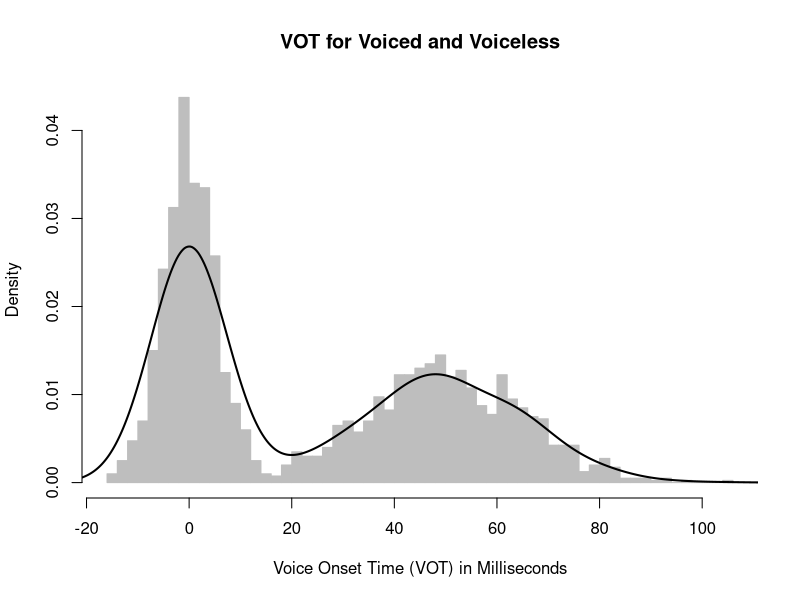
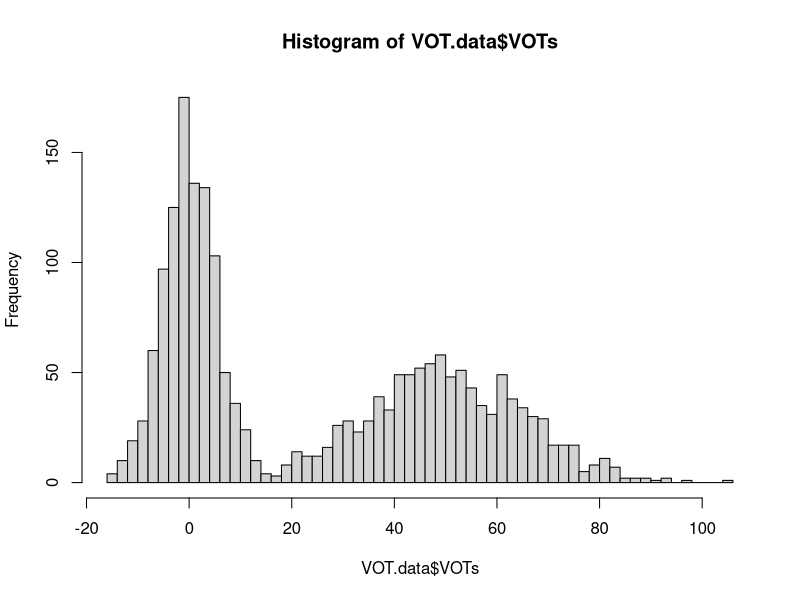
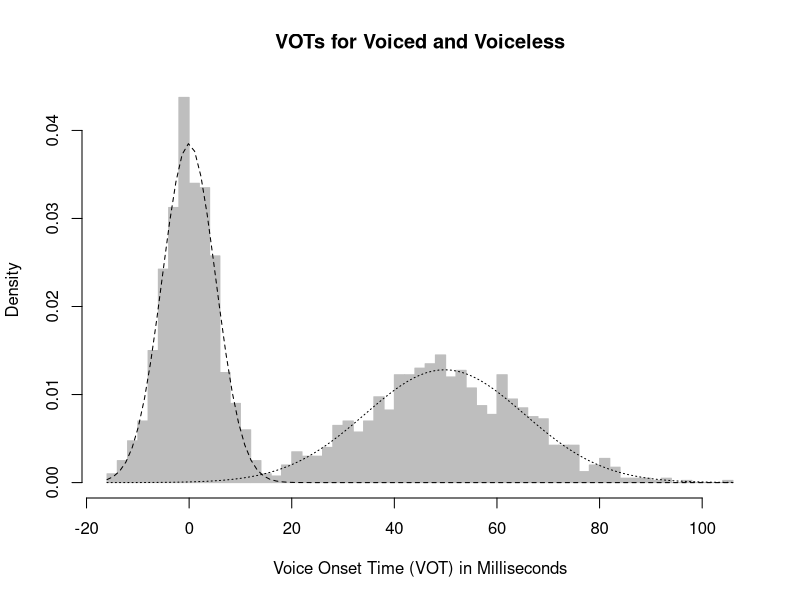
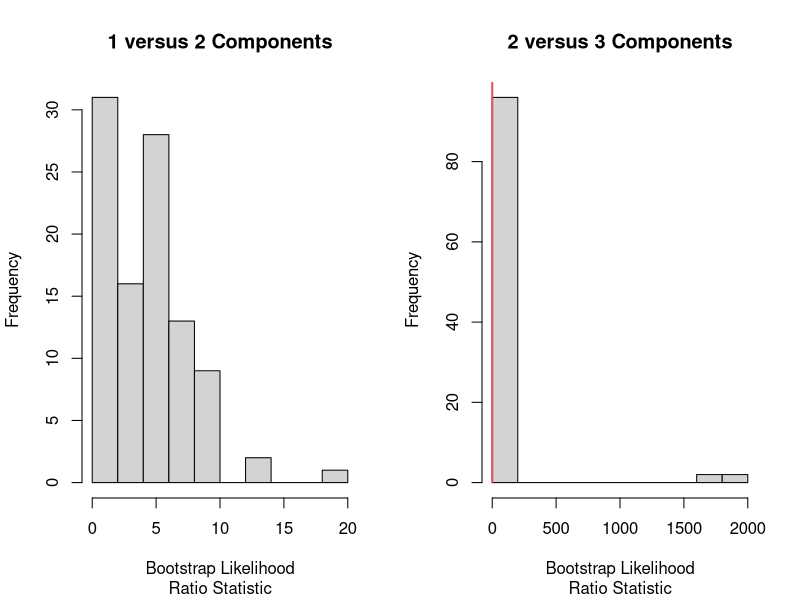

Source code (R) for these figures, in order:
####Mixture of Gaussian  Models: A Tutorial Using simulated VOT data####
#A tutorial using the library Mixtools to model infants' statistical learning of speech sound categories
#The statistical model is a MOG whose parameters are estimated using the EM algorithm
#First, a model is introduced to estimate parameters of VOT distrbutions for voiced/voiceless speech sounds using EM.
#Then, a hypothesis testing approach is introduced to determine the number of components/categories.

####Background Info####
#Model based loosely off of McMurray et al. (2009), Developmental Science, and de Boer & Kuhl (2003), Acoustics Research Letters
#Infants learn speech sound categories based off of distributional features of speech cues.
#Evidence suggests that infant use voice onset time (VOT) to learn voiced and voiceless speech sounds.

####Developmental Caveats####
#McMurray et al. (2009) argue directly against using MOGs with the EM algorithm to model infant statistical learning for two reasons:
#EM algorithm uses a large batch of input, but infants must learn iteratively (i.e., they do not get "batch" data). 
#EM algorithm doesn't learn the number of Gaussians/categories (the number is specified a priori #), only the parameters of the Gaussians are estimated
#In their paper, McMurray et al. (2009) discard the EM alogrithm and use MLE with a competition algorithm.
#Here, I use EM, as that is implemented in the Mixtools library, to learn more about MOGs.

#Mixtools is an R library for MOG
install.packages("mixtools") #Mixtools has built in MOG models with the EM algorithm
library(mixtools)

####Simulate VOT language input####
#Simulated input parameters taken from McMurray et al. (2009), table 1, row 1
#Bimodel distrbution of VOTs reflecting voiced and voiceless speech sounds
#voiced parameters: mean = 0, sd = 5, lambda = 0.5
mu.vd <- 0
sd.vd <- 5
lam.vd <- 0.5

#voiceless: mean = 50, sd = 15, lambda = 0.5
mu.vl <- 50
sd.vl <- 15
lam.vl <- 0.5

#number of samples
n = 1000

#set seed
set.seed(1)

#Sample from normal distribution and create voiced/voiceless factor
VOTs <- c(rnorm(n, mean = mu.vd, sd = sd.vd),rnorm(n, mean = mu.vl, sd = sd.vl))
VOT.type <- factor(rep(c("voiced", "voiceless"), times = c(n,n)))

#Create data frame
VOT.data <- data.frame(VOT.type, VOTs)

head(VOT.data)
dim(VOT.data)

#Plot density by voiced/voiceless
# lattice::histogram(~ VOTs | VOT.type, data = VOT.data, type = "density", breaks = 50)

#Plot density of all VOT data
hist(VOT.data$VOTs, breaks = 75, freq = FALSE, col="grey",border="grey", xlab = "Voice Onset Time (VOT) in Milliseconds", main = "VOT for Voiced and Voiceless")
lines(density(VOT.data$VOTs), lwd = 2)

#### Initialize MOG model with a prioi # of Guassians/cateogires (e.g. K) ####

#We know a priori that the distribution of VOTs is bimodal. Let's try 2 components.
k <- 2 # num of Gaussians/categories

#Run model
# k = number of components/Gaussians
# maxit = max number of iterations for converging the model
# epsilon = run until the log-likelihood changes by less than epsilon. Usually set to 10^-8
mixmdl <- normalmixEM(VOT.data$VOTs, k = k, maxit = 100, epsilon = 0.01)

#Summary of model
summary(mixmdl)

#Fitted parameters. Hey! The fitted parameters match the parameters of the simulated data quite well.
mixmdl$mu
mixmdl$sigma
mixmdl$lambda

#Plot density of VOT data with model fit
#Function that adds the density of a given component of the MOG; scaled by lambda for comparable visualization
plot.normal.components <- function(mixture,component.number,...) {
  curve(mixture$lambda[component.number] *
          dnorm(x,mean=mixture$mu[component.number],
                sd=mixture$sigma[component.number]), add=TRUE, ...)
}

plot(hist(VOT.data$VOTs,breaks=50),col="grey",border="grey",freq=FALSE,
     xlab="Voice Onset Time (VOT) in Milliseconds",main="VOTs for Voiced and Voiceless")
#lines(density(VOT.data$VOTs),lty=2)
#sapply(1:k,plot.normal.components,mixture=mixmdl, lty = 2)
plot.normal.components(mixture=mixmdl, component.number = 1, lty = 2)
plot.normal.components(mixture=mixmdl, component.number = 2, lty = 3)



####Initialize MOG model to have it learn K through bootstrapping and hypothesis testing####
mixmdl.2 <- boot.comp(VOT.data$VOTs,max.comp=15,mix.type="normalmix",
                      maxit=100,epsilon=1e-2)
#Summary
summary(mixmdl.2)
str(mixmdl.2)

#Hypothesis tests
mixmdl.2$p.values
mixmdl.2$obs.log.lik
